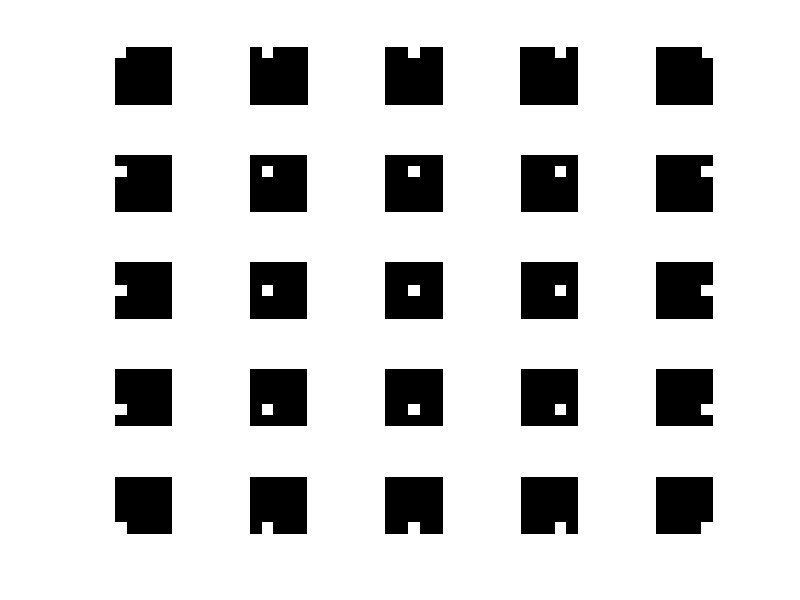
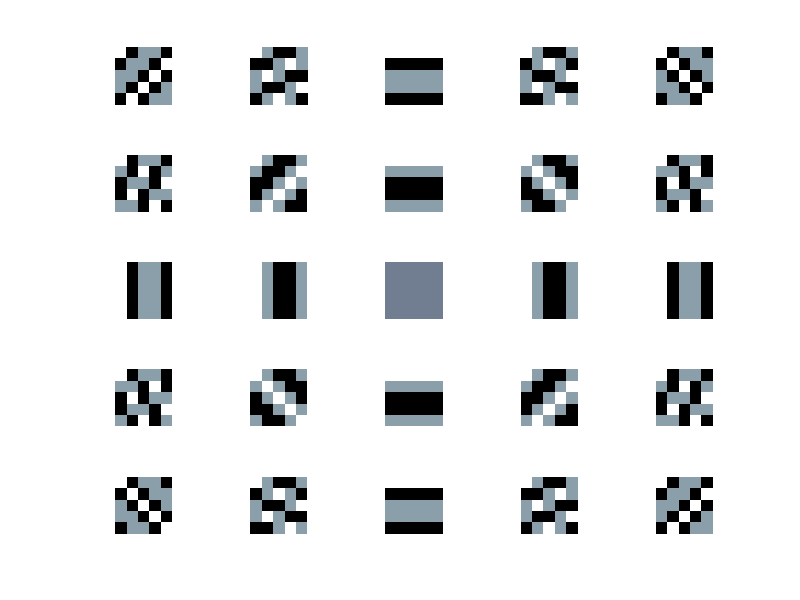
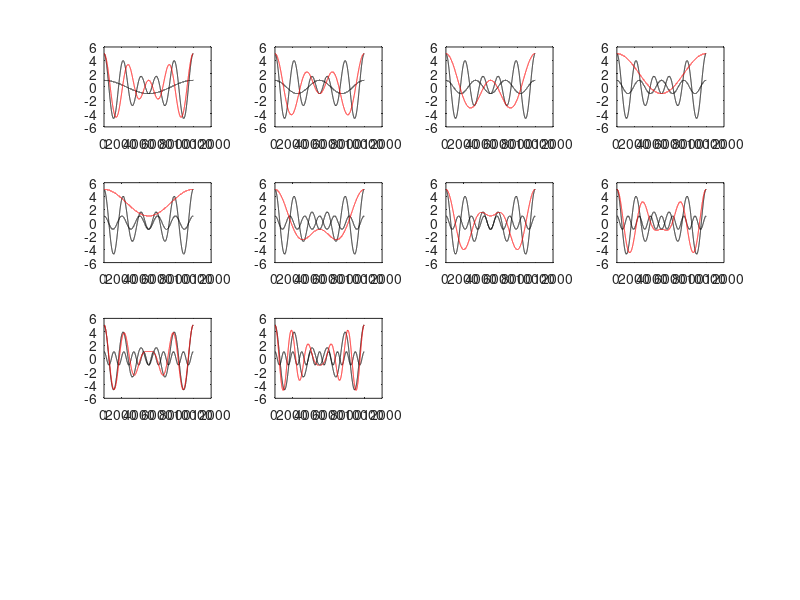
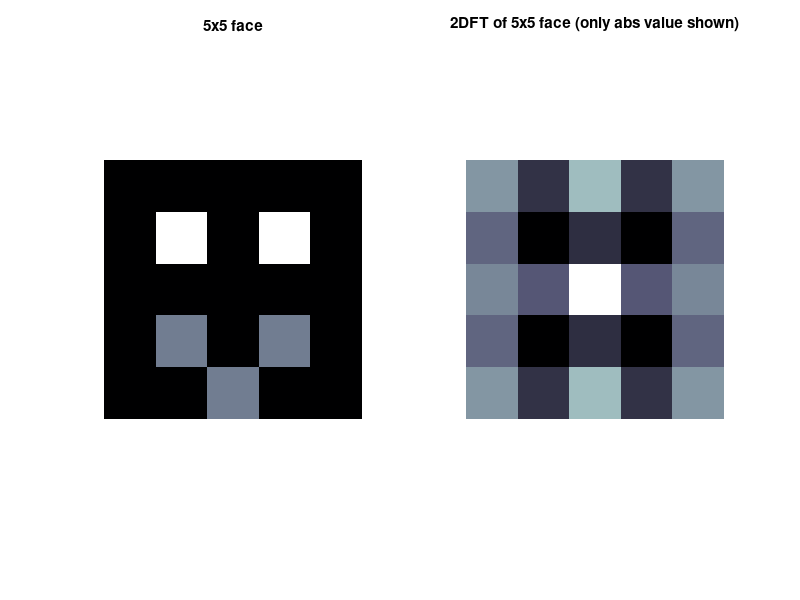

These charts were generated, in order, by the following MATLAB code: (Note: a time limit stopped this script after it produced the figures.)
close all
tvec = 1:.1:100;
omega=1;
S=sin(tvec*omega)./tvec*omega;
S=[zeros(1,100) ones(1,20) zeros(1,100)]

K = (checkerboard(1,1,length(tvec)) > 0.5);
K=(K(1,:)-0.5)*2

%S=S.*K(1,1:length(S));

subplot(1,2,1)
plot(S,'.-')

s=fft(S);

subplot(1,2,2)
plot(abs(s),'.-k')
hold on
plot(angle(s),'-r')

%% check freqs (BRA FIGUR!)
clear
close all
tvec = 0:0.0001:1;
f=6;
s = sin(2*pi*f*tvec)+sin(2*pi*10*tvec);
%         subplot(4,3,1)
% plot(s)
% hold on
%check freqs
test_freqs=[2 4 6 8 10];
for i=1:length(test_freqs)
    test_wave = sin(2*pi*test_freqs(i)*tvec) + 1i* cos(2*pi*test_freqs(i)*tvec);
    S(i) = sum(s.*test_wave);
    
    %if test_freqs(i)==8
    subplot(length(test_freqs),3,(3*(i))-2)
    plot(tvec,s,'r','LineWidth',2)
    hold on
    plot(tvec,real(test_wave),'b','LineWidth',1.5)
    %  hold on
    %  plot(imag(test_wave),'b')
    title({'Original signal (thick red line) +',['Test signal @ ',num2str(test_freqs(i)),'Hz (thin blue line)']})
    box off
    subplot(length(test_freqs),3,(3*(i))-1)
    plot(tvec,real(s.*test_wave),'k')
    % hold on
    %  plot(imag(s.*test_wave),'b')
    ylim([-2,2])
    title('Original signal \times test signal')
    box off
    subplot(length(test_freqs),3,(3*(i))-0)
    plot(tvec,abs(cumsum(s.*test_wave)),'k')
    title('Cumulative sum of original signal \times test signal')
    box off
    % end
end
%         subplot(10,4,40)
%         plot(test_freqs,abs(S),'.-r')
%         title('P')

%% Check many freqs (bra fig!)

clear
close all
tvec = 0:0.001:1
f=6
s = sin(2*pi*f*tvec)
%         subplot(4,3,1)
% plot(s)
% hold on
%check freqs
test_freqs=1:10;
for i=1:length(test_freqs)
    test_wave = sin(2*pi*test_freqs(i)*tvec) + 1i* cos(2*pi*test_freqs(i)*tvec);
    S(i) = sum(s.*test_wave);
    
end
figure
plot(test_freqs,S,'o-')
xlabel('Frequency of test wave [Hz]')
ylabel('Integral of (original signal) \times (test wave) [a.u.]')
box off

%% ny fig test signals
tvec=0:0.0001:1;
s = 2*exp(-2*pi*1i*4*tvec) + 3*exp(-2*pi*1i*5*tvec) ;
%s = exp(-2*pi*1i*5*tvec) ;
figure
for j=1:10
    testS = exp(2*pi*1i*j*tvec);
    produ = testS.*s;
    sumProd(j) = sum(produ);
    subplot(4,4,j)
    plot(real(testS),'k')
    hold on
    plot(real(s),'k')
    plot(real(s.*testS),'r')
end

%% DFT effects (from Matlabs fft documentation) Used in chapter FFT!!!!
%Exercises in chapter FT.

Fs = 1000; %sampling frequency (1/s)
T = 1/Fs; % sampling period (s)
duration = 0.5 %s
N = duration*Fs; %lenght of signal
tvec = (0:N-1)*T; %the time vector

figure(1)
subplot(1,2,1)

f1=30;
f2=50;
curve=5;
decay=5;
c=0;
blockStart = 100+c
blockStop =400+c
switch curve
    case 0
        s = sin(2*pi*f1*tvec)%+2*sin(2*pi*f2*tvec);
    case 1
        s = sin(2*pi*f1*tvec)+2*sin(2*pi*f2*tvec);
    case 2
        s = exp(-decay*tvec);
    case 3
        s = (sin(2*pi*f1*tvec)+2*sin(2*pi*f2*tvec)).*exp(-decay*tvec);
    case 4
        s = 0*tvec;
        s(blockStart:blockStop)=1;
    case 5
        block = 0*tvec;
        block(blockStart:blockStop)=1;
        s=block.*(sin(2*pi*f1*tvec)+2*sin(2*pi*f2*tvec));
end
%s = s + 0.01*randn(size(tvec));
plot(1000*tvec(1:50),s(1:50),'-')
plot(1000*tvec,s,'-')
ylim([-5 5])
title('Signal s(t)')
xlabel('t (milliseconds)')
ylabel('s(t)')

%FFT
S= fft(s);
P2 = abs(S/N);
P2 = S/N;
%P1 = P2(1:N/2+1);
P1 = ifftshift(P2);
P1(2:end-1) = 2*P1(2:end-1);

fvec = Fs*((-N/2):(N/2-1))/N; %this is important!
box off
subplot(1,2,2)
if 1
    plot(fvec,real(P1),'-g')
    hold on
    plot(fvec,imag(P1),'-r')
    plot(fvec,abs(P1),'-k')
    legend('Real','Imag','Abs')
else
    plot(fvec,abs(P1),'-k')
end
title('Center-shifted Spectrum of S(f)')
xlabel('f (Hz)')
ylabel('|S(f)|')
box off
%% NOT USED
subplot(4,2,1)
plot(tvec,real(s));
hold on
plot(tvec,imag(s),'r');
subplot(4,2,2)
plot(fvec,real(fft(s)));
hold on
plot(fvec,imag(fft(s)),'r');
box off

t0=10;
subplot(4,2,3)
decay = exp(-t0*tvec);
plot(decay)
subplot(4,2,4)
plot(abs(fft(decay)))


subplot(4,2,5)
plot(s.*decay)
subplot(4,2,6)
plot(abs(fft(s.*decay)))


comb = 0*tvec;
comb(round(linspace(1,length(tvec),20)))=1;

subplot(4,2,7)
plot(comb)
subplot(4,2,8)
plot(abs(fft(comb)))

%% 2D FFTs (USED IN FIG 3.4!!!)
S=5
count=0
for s1=1:S
    for s2=1:S
        count=count+1;
        image = zeros(S);
        image(s1,s2) = 1;
        
        figure(1)
        subplot(S,S,count)
        imagesc(abs(image))
        axis equal off
        colormap(bone)
        figure(2)
        subplot(S,S,count)
        imagesc(real(fft2(ifftshift(image))))
        Image{s1,s2} = fft2(ifftshift(image));
        axis equal off
        colormap(bone)
    end
end

%


face = zeros(S);
face(2,2) = 2;
face(2,4) = 2;
face(4,2) = 1;
face(5,3) = 1;
face(4,4) = 1;
figure
subplot(1,2,1)
imagesc(face)
title('5x5 face')
axis equal off
colormap(bone)
subplot(1,2,2)
imagesc(abs(fftshift(fft2(face))))
title('2DFT of 5x5 face (only abs value shown)')
axis equal off
colormap(bone)
Face=fftshift(fft2(face));

sumFace = zeros(S);

count=0;
for s1=1:S
    for s2=1:S
        count=count+1;
        weight = Face(s1,s2);
        figure(9)
        subplot(5,5,count)
        imagesc(real(Image{s1,s2}.*conj(weight)));
        axis equal off
        title([num2str(abs(weight))])
        colormap(bone)
        figure(10)
        sumFace = sumFace+Image{s1,s2}.*conj(weight);
        subplot(5,5,count)
        imagesc(real(sumFace))
        axis equal off
        colormap(bone)
    end
end
